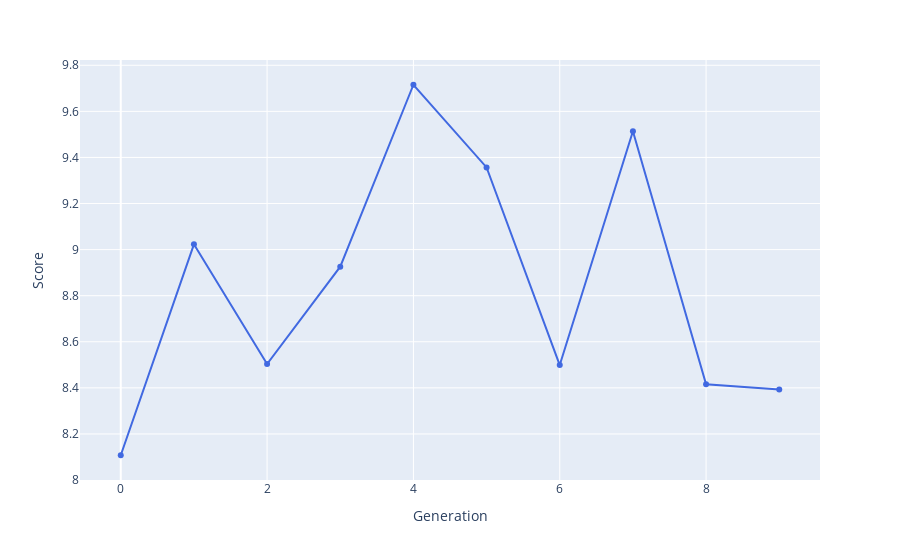

The code cell stored with this chart in its notebook:
### Code cell
bestRankDF = pd.DataFrame(bestRank, columns=['Score', 'Schedule'])
bestRank
bestRankDF['Generation'] = bestRankDF.index.values
fig = px.line(bestRankDF, x='Generation', y='Score',
              hover_data=['Schedule'], markers=True)
fig.update_traces(line_color='RoyalBlue')
fig.show()
fileName = f'p{popSize}g{generations}n{nSwaps}.html'
fig.write_html(f'charts/{fileName}', include_plotlyjs="cdn")

### Figure 1 — Plotly figure (JSON) as saved in the notebook; plotly's stock layout.template omitted (floating-point values rounded to 4 significant figures; data arrays with more than 128 entries replaced by an {"elided": "..."} marker saying what was removed)
{"data": [{"customdata": {"elided": "10x1x48 int values"}, "hovertemplate": "Generation=%{x}<br>Score=%{y}<br>Schedule=%{customdata[0]}<extra></extra>", "legendgroup": "", "line": {"color": "RoyalBlue", "dash": "solid"}, "marker": {"symbol": "circle"}, "mode": "lines+markers", "name": "", "orientation": "v", "showlegend": false, "type": "scatter", "x": [0, 1, 2, 3, 4, 5, 6, 7, 8, 9], "xaxis": "x", "y": [8.107, 9.023, 8.504, 8.926, 9.716, 9.357, 8.499, 9.514, 8.415, 8.393], "yaxis": "y"}], "layout": {"legend": {"tracegroupgap": 0}, "margin": {"t": 60}, "xaxis": {"anchor": "y", "domain": [0, 1], "title": {"text": "Generation"}}, "yaxis": {"anchor": "x", "domain": [0, 1], "title": {"text": "Score"}}}}
